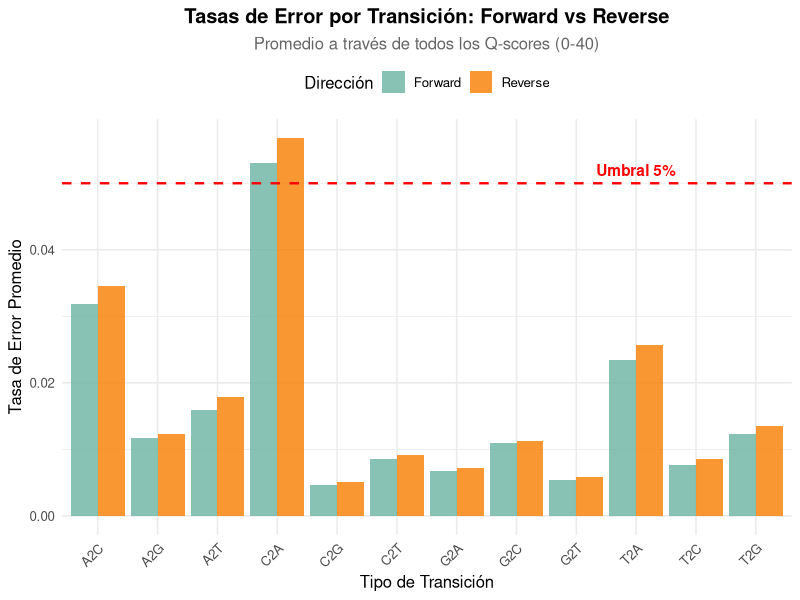

Recreate this plot in R.
## ---- chunk 1
# Supongamos que tienes 1000 As reales en tu secuencia
n_bases_A <- 1000

# Y err_summary dice: A2C = 0.03 (3%)
error_rate_A2C <- 0.03

# Entonces:
bases_correctas <- round(n_bases_A * (1 - error_rate_A2C))
bases_incorrectas <- round(n_bases_A * error_rate_A2C)

cat("De", n_bases_A, "As reales:\n")
cat("  -", bases_correctas, "se leen correctamente como A (", (1-error_rate_A2C)*100, "%)\n")
cat("  -", bases_incorrectas, "se leen erróneamente como C (", error_rate_A2C*100, "%)\n")
## ---- chunk 2
#| echo: false
library(knitr)
library(kableExtra)

comparison <- data.frame(
  Aspecto = c("Calidad promedio", "Tasas de error", "Razón"),
  Forward = c("Q30-Q35", "1-3%", "Primeros ciclos de secuenciación"),
  Reverse = c("Q25-Q30", "3-5%", "Últimos ciclos (calidad cae)")
)

kable(comparison, format = "html") %>%
  kable_styling(bootstrap_options = c("striped", "hover"))
## ---- chunk 3
#| fig-width: 10
#| fig-height: 6
#| warning: false

library(ggplot2)
library(tidyr)

# Datos de ejemplo (reemplazar con tus valores reales)
err_summary <- data.frame(
  Direction = c("Forward", "Reverse"),
  A2C = c(0.0318, 0.0346),
  A2G = c(0.0117, 0.0123),
  A2T = c(0.0159, 0.0179),
  C2A = c(0.0530, 0.0568),
  C2G = c(0.0046, 0.0051),
  C2T = c(0.0085, 0.0091),
  G2A = c(0.0068, 0.0072),
  G2C = c(0.0109, 0.0112),
  G2T = c(0.0054, 0.0059),
  T2A = c(0.0235, 0.0257),
  T2C = c(0.0077, 0.0085),
  T2G = c(0.0123, 0.0135)
)

# Convertir a formato largo para ggplot
err_long <- err_summary %>%
  pivot_longer(cols = -Direction, 
               names_to = "Transition", 
               values_to = "Error_Rate")

# Gráfico de barras
ggplot(err_long, aes(x = Transition, y = Error_Rate, fill = Direction)) +
  geom_col(position = "dodge", alpha = 0.8) +
  geom_hline(yintercept = 0.05, linetype = "dashed", color = "red", linewidth = 0.8) +
  annotate("text", x = 10, y = 0.052, label = "Umbral 5%", color = "red", fontface = "bold") +
  scale_fill_manual(values = c("Forward" = "#69b3a2", "Reverse" = "#f77f00")) +
  labs(
    title = "Tasas de Error por Transición: Forward vs Reverse",
    subtitle = "Promedio a través de todos los Q-scores (0-40)",
    x = "Tipo de Transición",
    y = "Tasa de Error Promedio",
    fill = "Dirección"
  ) +
  theme_minimal(base_size = 12) +
  theme(
    plot.title = element_text(face = "bold", hjust = 0.5),
    plot.subtitle = element_text(hjust = 0.5, color = "grey40"),
    axis.text.x = element_text(angle = 45, hjust = 1),
    legend.position = "top"
  )
## ---- chunk 4
#| echo: false
problems <- data.frame(
  Síntoma = c(
    "Tasas > 10%",
    "Reverse >> Forward (3-5×)",
    "Muchos NaN en err_summary",
    "Warning: 'no convergió'"
  ),
  Posible_Causa = c(
    "Calidad muy baja, contaminación",
    "Problema de ciclos de secuenciación",
    "Datos insuficientes para aprender",
    "MAX_CONSIST muy bajo, o datos ruidosos"
  ),
  Acción = c(
    "Revisar gráficos de calidad, aumentar truncLen",
    "Revisar QC del run, contactar proveedor",
    "Aumentar nbases_target o usar más muestras",
    "Aumentar MAX_CONSIST a 50+"
  )
)

kable(problems, format = "html") %>%
  kable_styling(bootstrap_options = c("striped", "hover")) %>%
  column_spec(1, bold = TRUE, color = "white", background = "#e63946") %>%
  column_spec(2, italic = TRUE)
## ---- chunk 5
#| echo: false
summary_table <- data.frame(
  Aspecto = c("Qué es", "Cómo se calcula", "Valores normales", "Por qué importa", "Qué hacer"),
  Explicación = c(
    "Promedio de tasas de error por tipo de transición (A→C, A→G, etc.)",
    "mean(errF$err_out['A2C', ]) → promedio a través de Q-scores",
    "0.1% - 5% (0.001 - 0.05)",
    "Valida que el modelo de error aprendió correctamente",
    "Comparar F vs R, advertir si > 10%, revisar gráficos de error"
  )
)

kable(summary_table, format = "html") %>%
  kable_styling(bootstrap_options = c("striped", "hover", "condensed"), full_width = TRUE) %>%
  column_spec(1, bold = TRUE, width = "20%") %>%
  column_spec(2, width = "80%")
## ---- chunk 6
# Genera datos simulados con error conocido
set.seed(123)
n_reads <- 10000
true_seq <- sample(c("A", "C", "G", "T"), n_reads, replace = TRUE)

# Introduce 3% de errores A→C
observed_seq <- true_seq
errors_idx <- sample(which(true_seq == "A"), size = round(0.03 * sum(true_seq == "A")))
observed_seq[errors_idx] <- "C"

# Calcula tasa de error observada
observed_rate <- sum(observed_seq != true_seq) / n_reads
cat("Tasa de error introducida: 3%\n")
cat("Tasa de error observada:", round(observed_rate * 100, 2), "%\n")
## ---- chunk 7
sessionInfo()
